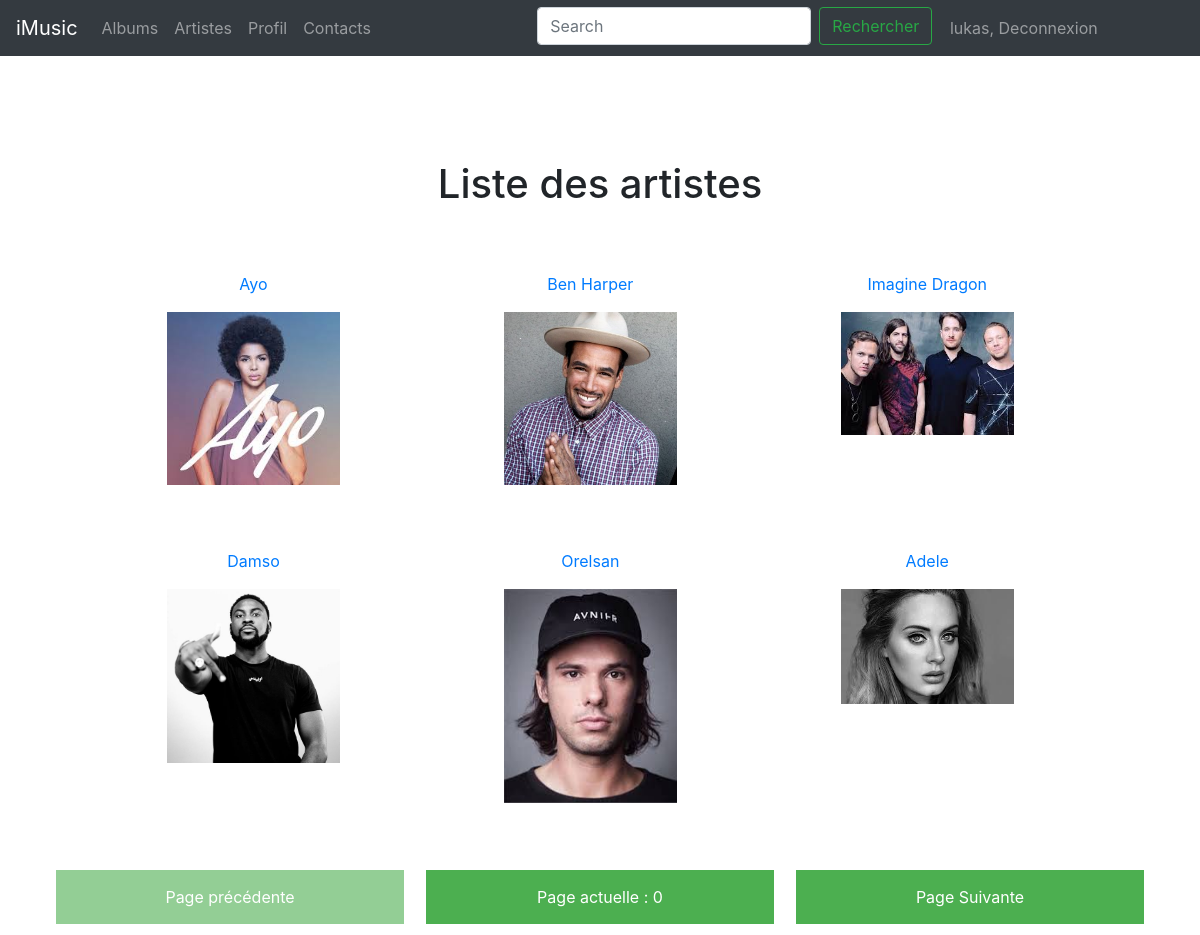
The page /artiste/0 (signed in) on the database its author committed.
### projet/models.py (models this page shows, shortened)
class User(db.Model, UserMixin):
	login = db.Column(db.String(50), primary_key=True)
	password = db.Column(db.String(50))

class Artiste(db.Model):
	id = db.Column(db.Integer, primary_key=True)
	nom = db.Column(db.String(100))

### projet/views.py (the view)
@app.route("/artiste/<numero_page>")
def afficherListeArtiste(numero_page):
	listeArtiste = get_artiste_page(numero_page)
	num_max = get_nombre_de_page_album()
	return render_template("artiste.html",
		title="Liste des artistes",
		pageActuelle = numero_page,
		listeArtiste=listeArtiste, pageMax = num_max)

### projet/models.py (called while the page is built)
def get_nombre_de_page_album():
    albums = Album.query.all()
    nombre = math.ceil((len(albums)-1)/6)
    if nombre == 0:
        return 1
    return nombre

def get_artiste_page(numero):
    debut = int(numero) * 6
    fin = int(numero) * 6 + 6
    return Artiste.query.all()[debut:fin]

@login_manager.user_loader
def load_user(username):
	return User.query.get(username)

### projet/templates/artiste.html
{% extends "base.html" %}
{% block styles %}
{{ super() }}
<link rel="stylesheet" href="{{ url_for('static', filename='artiste.css') }}"/>
{% endblock %}
{% block main %}
		<ul id="ul">
		{% for a in listeArtiste %}
			<li id="li">
				<a href="{{url_for('afficherInfoArtiste', art=a.nom )}}">
				<p>{{ a.nom }}</p>
        <img width="60%" src="{{ url_for('static', filename='Images/Artiste/'+a.nom+'.jpg')}}"alt="Image non trouvée">
        <a/>
			</li>
		{% endfor %}
		</ul>
		<section class="button-listing">
			{% if pageActuelle == "0" %}
			<form class="form-listing" method="POST" action="#">
		<button class="disableb" type="button" disabled>Page précédente</button>
		</form>
		{% else %}
		<form class="form-listing" method="POST" action="{{ url_for('afficherListeAlbum', numero_page=(pageActuelle | int)-1) }}">
			<button class="activeb" type="submit">Page précédente</button>
		</form>
		{% endif %}
		<form class="form-listing" method="POST" action="{{ url_for('afficherListeAlbum', numero_page=pageActuelle) }}">
		<button class="activeb" type="submit">Page actuelle : {{(pageActuelle | int)}}</button>
		</form>
		{% if (pageActuelle | int) == num_max %}
		<form class="form-listing" method="POST" action="#">
			<button class="disableb" type="button" disabled>Page Suivante</button>
		</form>
		{% else %}
		<form class="form-listing" method="POST" action="{{ url_for('afficherListeAlbum', numero_page=(pageActuelle | int)+1) }}">
		<button class="activeb" type="submit">Page Suivante</button>
		</form>
		{% endif %}
		</section>
{% endblock %}

### projet/templates/base.html (shortened to what this page needs)
{% extends "bootstrap/base.html" %}
{% block styles %}
<link rel="stylesheet" href="https://maxcdn.bootstrapcdn.com/bootstrap/4.0.0-beta.2/css/bootstrap.min.css"
integrity="sha384-PsH8R72JQ3SOdhVi3uxftmaW6Vc51MKb0q5P2rRUpPvrszuE4W1povHYgTpBfshb">
<link rel="stylesheet" href="{{ url_for('static', filename='../static/base.css') }}"/>
{% endblock %}
{% block navbar %}
<nav class="navbar navbar-expand-md navbar-dark bg-dark fixed-top" id="navbar">
      <a class="navbar-brand" href="{{url_for('home')}}">iMusic</a>
      <div class="collapse navbar-collapse" id="navbarsExampleDefault">
        <ul class="navbar-nav mr-auto" id="navlist">
          <li class="nav-item">
            <a class="nav-link" href="{{url_for('afficherListeAlbum', numero_page=0)}}"> Albums </a>
          </li>
          <li class="nav-item">
            <a class="nav-link" href="{{url_for('afficherListeArtiste', numero_page=0)}}">Artistes</a>
          </li>
          <li class="nav-item">
            {% if current_user.is_authenticated %}
              <a class="nav-link" href="{{url_for('profil', log=current_user.login)}}">Profil</a>
            {% else %}
              <a class="nav-link" href="{{url_for('profil_none')}}">Profil</a>
            {% endif %}
          </li>
          <li class="nav-item">
            <a class="nav-link" href="#">Contacts</a>
          </li>
        <li><section id="co">
          <form class="form-inline my-2 my-lg-0" id="co1" action="{{url_for('deconnexion')}}" method="POST">
            <input class="form-control mr-sm-2" type="text" placeholder="Search" aria-label="Rechercher">
            <button class="btn btn-outline-success my-2 my-sm-0" type="submit">Rechercher</button>
          </form>
        <li class="nav-item">
          {% if current_user.is_authenticated %}
          <a class="nav-link" href="{{url_for('deconnexion')}}" id="co2">{{ current_user.login}}, Deconnexion </a>
          {% else %}
          <a class="nav-link" href="{{url_for('connexion')}}" id="co2">Se connecter</a>
          {% endif %}
        </li>
      </section></li>
      </ul>
      </div>
    </nav>
{% endblock %}
{% block content %}
<h1 id="titre"> {{title}} </h1>
<main role="main" class="container">
{% block main %}{% endblock %}
</main>
{% endblock %}

### projet/static/base.css (style rules this page uses)
h1 { text-align: center; }
#co { display : inline-flex; flex-wrap: nowrap; height: 2.2em; width: 30em; margin-left: 33%; }
#co1 { display : inline-flex; flex-wrap: nowrap; }
#co2 { flex-wrap: nowrap; height: 2.2em; width: 30em; margin-left: 2%; }

### projet/static/artiste.css (style rules this page uses)
body { padding-top: 10em; }
#ul { padding-top: 2em; display: flex; flex-wrap: wrap; list-style: none; }
#ul li { padding-bottom: 1em; flex: 0 0 27%; text-align: center; margin: 1.5em; width: 27%; }
.button-listing { display: flex; justify-content: flex-end; }
.button-listing .form-listing { flex: 1 0 27%; margin: 1%; }
.activeb { background-color: #4CAF50; border: none; color: white; width: 100%; padding: 15px 32px; text-align: center; text-decoration: none; display: inline-block; font-size: 16px; }
.disableb { opacity: 0.6; width: 100%; cursor: not-allowed; background-color: #4CAF50; border: none; color: white; padding: 15px 32px; text-align: center; text-decoration: none; display: inline-block; font-size: 16px; }

### rows shown on the page
User: login "lukas"
Artiste: nom "Ayo", shows a picture
Artiste: nom "Ben Harper", nom (picture)
Artiste: nom "Imagine Dragon", nom (picture)
Artiste: nom "Damso", nom (picture)
Artiste: nom "Orelsan", nom (picture)
Artiste: nom "Adele", nom (picture)

### other values the page prints
{{ title }} "Liste des artistes"
{{ (pageActuelle | int) }} "0"
